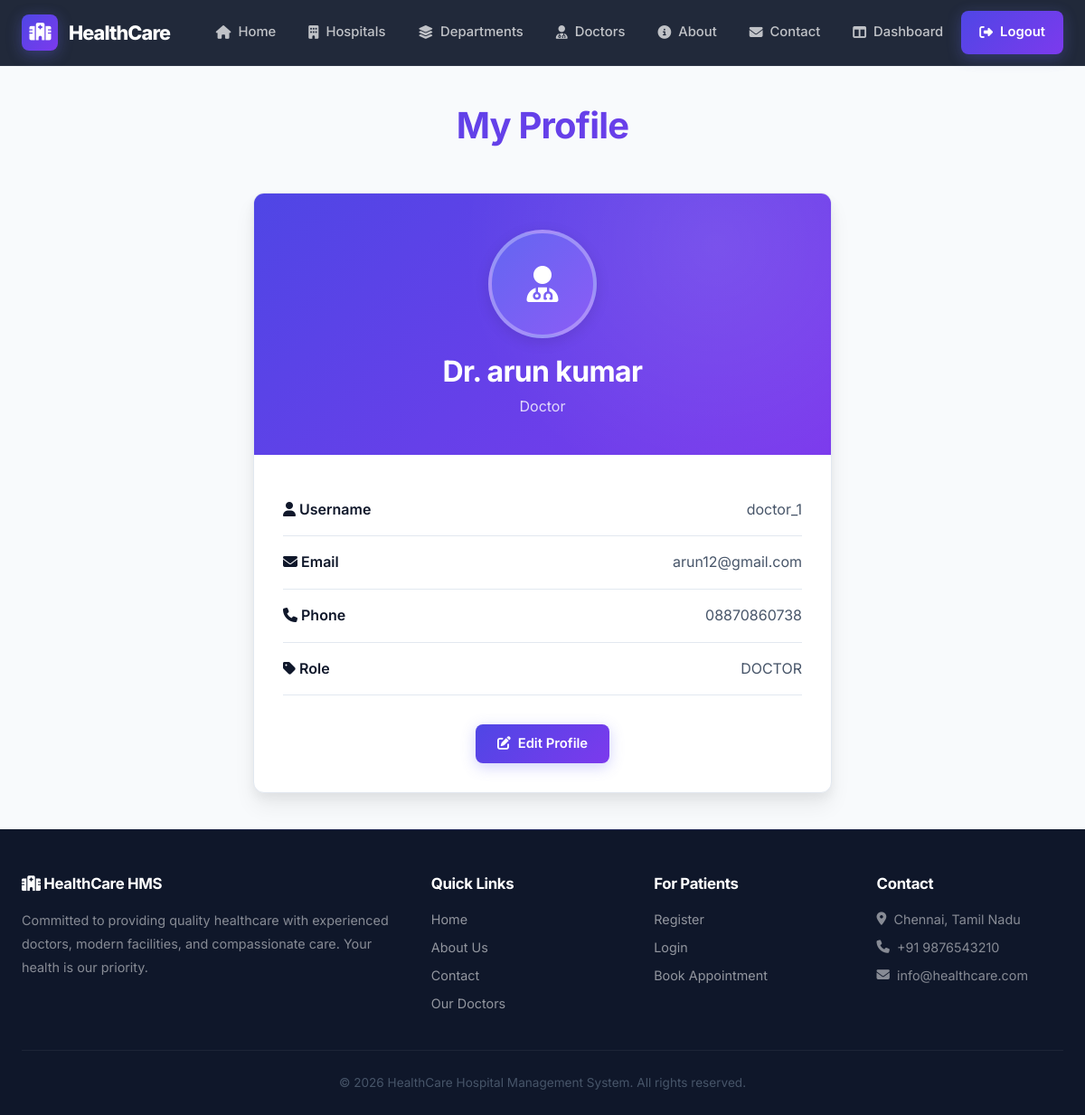
The page /doctor-profile/ (signed in) on the database its author committed.
### accounts/models.py (models this page shows, shortened)
class User(AbstractUser):
    ROLE_CHOICES = (
        ('ADMIN', 'Admin'),
        ('DOCTOR', 'Doctor'),
        ('PATIENT', 'Patient'),
    )
    role = models.CharField(
        max_length=20,
        choices=ROLE_CHOICES,
        default='PATIENT'
    )
    phone = models.CharField(max_length=15)

### hospital/views.py (the view)
@login_required
def doctor_profile(request):
    return render(request, "hospital/doctor_profile.html")

### hospital/templates/hospital/doctor_profile.html (shortened to what this page needs)
{% extends 'base.html' %}
{% block content %}
<div class="page-header animate-in">
    <h1>My Profile</h1>
</div>
<div class="profile-card animate-in animate-in-1">
    <div class="profile-header">
        <div class="avatar avatar-xl" style="margin:0 auto 1rem;border:4px solid rgba(255,255,255,0.3);width:120px;height:120px;font-size:2.5rem;">
            <i class="fas fa-user-md"></i>
        </div>
        <h2>Dr. {{ request.user.get_full_name }}</h2>
        <p>Doctor</p>
    </div>
    <div class="profile-body">
        <div class="profile-info">
            <span class="label"><i class="fas fa-user"></i> Username</span>
            <span class="value">{{ request.user.username }}</span>
        </div>
        <div class="profile-info">
            <span class="label"><i class="fas fa-envelope"></i> Email</span>
            <span class="value">{{ request.user.email }}</span>
        </div>
        <div class="profile-info">
            <span class="label"><i class="fas fa-phone"></i> Phone</span>
            <span class="value">{{ request.user.phone }}</span>
        </div>
        <div class="profile-info">
            <span class="label"><i class="fas fa-tag"></i> Role</span>
            <span class="value">{{ request.user.role }}</span>
        </div>
        <div style="text-align:center;margin-top:2rem;">
            <a href="#" class="btn btn-primary">
                <i class="fas fa-edit"></i> Edit Profile
            </a>
        </div>
    </div>
</div>
{% endblock %}

### rows shown on the page
User: user.get_full_name "arun kumar", user.username "doctor_1", user.email "arun12@gmail.com", user.phone "08870860738", user.role "DOCTOR"
